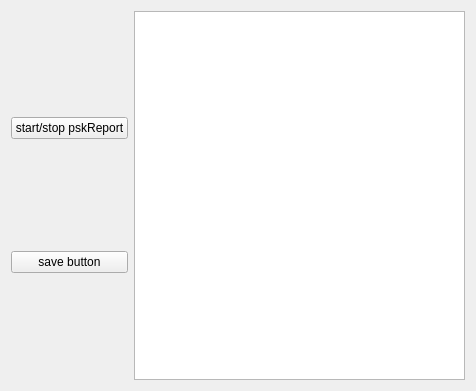
<?xml version="1.0" encoding="UTF-8"?>
<ui version="4.0">
 <class>ft8_widget</class>
 <widget class="QWidget" name="ft8_widget">
  <property name="geometry">
   <rect>
    <x>0</x>
    <y>0</y>
    <width>476</width>
    <height>391</height>
   </rect>
  </property>
  <property name="windowTitle">
   <string>ft8 decoder</string>
  </property>
  <layout class="QHBoxLayout" name="horizontalLayout">
   <item>
    <layout class="QVBoxLayout" name="verticalLayout">
     <item>
      <widget class="QPushButton" name="pskReporterButton">
       <property name="text">
        <string>start/stop pskReport</string>
       </property>
      </widget>
     </item>
     <item>
      <widget class="QPushButton" name="filesaveButton">
       <property name="text">
        <string>save button</string>
       </property>
      </widget>
     </item>
    </layout>
   </item>
   <item>
    <widget class="QListView" name="display"/>
   </item>
  </layout>
 </widget>
 <resources/>
 <connections/>
</ui>
